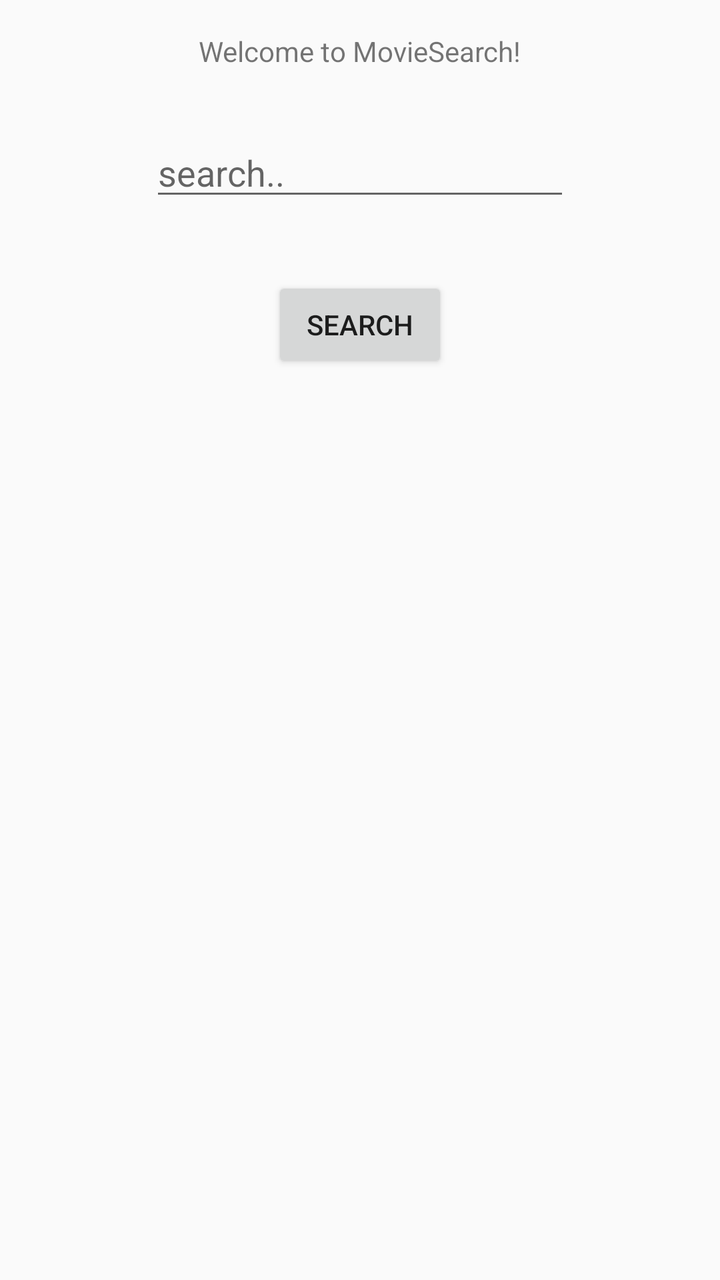
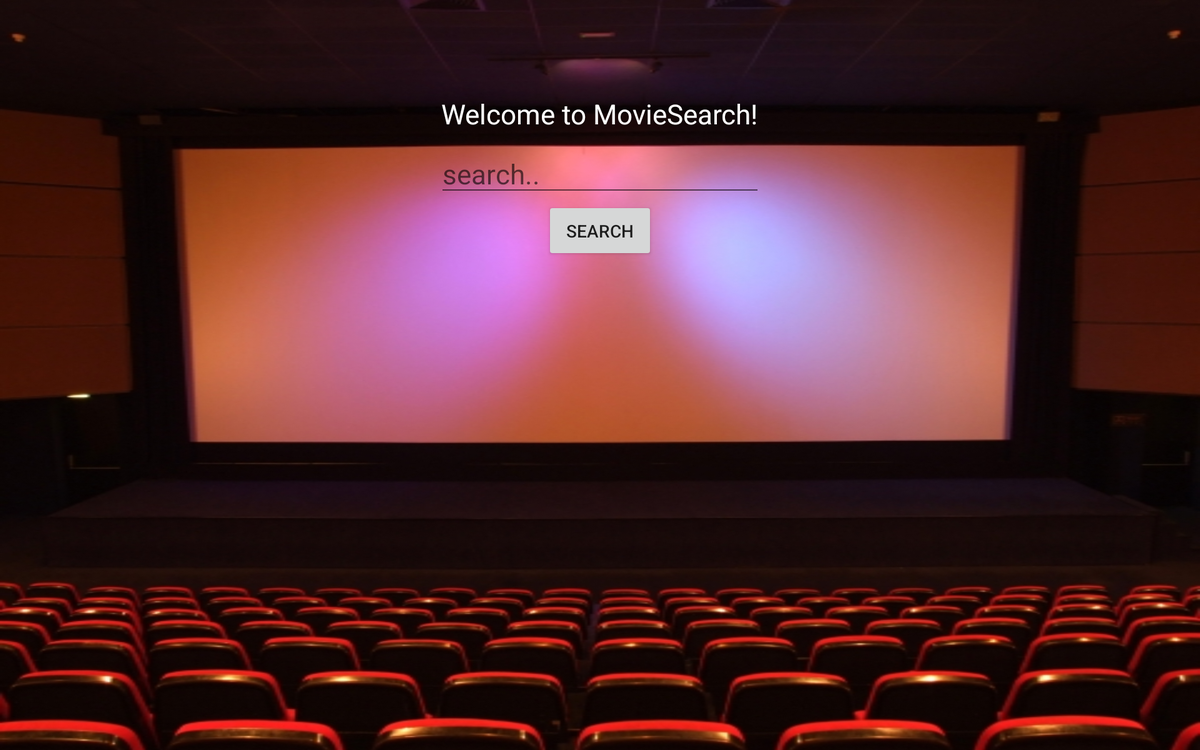

One screen, two layout resources from the same app: the default and the repository's alternative for another configuration. Each is rendered where Android would select it; the XML of both is given below.
<!-- AndroidManifest.xml: activity theme Theme.AppCompat.Light -->
<!-- res/layout/activity_main.xml -->
<RelativeLayout xmlns:android="http://schemas.android.com/apk/res/android"
    xmlns:tools="http://schemas.android.com/tools"
    android:layout_width="match_parent"
    android:layout_height="match_parent"
    android:paddingBottom="@dimen/activity_vertical_margin"
    android:paddingLeft="@dimen/activity_horizontal_margin"
    android:paddingRight="@dimen/activity_horizontal_margin"
    android:paddingTop="@dimen/activity_vertical_margin"
    tools:context=".MainActivity" >

    <TextView
        android:id="@+id/movie_textview"
        android:layout_width="wrap_content"
        android:layout_height="wrap_content"
        android:layout_alignParentTop="true"
        android:layout_centerHorizontal="true"
        android:layout_marginTop="16dp"
        android:text="@string/enter_a_movie_to_search" />

    <EditText
        android:id="@+id/movie_edittext"
        android:layout_width="wrap_content"
        android:layout_height="wrap_content"
        android:layout_below="@+id/movie_textview"
        android:layout_centerHorizontal="true"
        android:layout_marginTop="29dp"
        android:ems="10"
        android:hint="@string/enter_movie" />

    <TextView
        android:id="@+id/json_null"
        android:layout_width="wrap_content"
        android:layout_height="wrap_content"
        android:layout_below="@+id/movie_edittext"
        android:layout_centerHorizontal="true"
        android:layout_marginTop="14dp"
        android:textColor="@color/red" >
    </TextView>

    <Button
        android:id="@+id/search_button"
        android:layout_width="wrap_content"
        android:layout_height="wrap_content"
        android:layout_below="@+id/json_null"
        android:layout_centerHorizontal="true"
        android:text="@string/search_movie" />

</RelativeLayout>
<!-- resources referenced by this layout -->
<resources>
  <color name="red">#f7596a</color>
  <string name="enter_a_movie_to_search">Welcome to MovieSearch!</string>
  <string name="enter_movie">search..</string>
  <string name="search_movie">Search</string>
</resources>
<!-- res/layout-large-land/activity_main.xml (the repository's variant of the layout above) -->
<!-- drawn on a 7-inch tablet turned sideways -->
<RelativeLayout xmlns:android="http://schemas.android.com/apk/res/android"
    xmlns:tools="http://schemas.android.com/tools"
    android:layout_width="match_parent"
    android:layout_height="match_parent"
    android:background="@drawable/moviesearch_background"
    android:paddingBottom="@dimen/activity_vertical_margin"
    android:paddingLeft="@dimen/activity_horizontal_margin"
    android:paddingRight="@dimen/activity_horizontal_margin"
    android:paddingTop="@dimen/activity_vertical_margin"
    tools:context=".MainActivity" >

    <Button
        android:id="@+id/search_button"
        android:layout_width="wrap_content"
        android:layout_height="wrap_content"
        android:layout_below="@+id/movie_edittext"
        android:layout_centerHorizontal="true"
        android:text="@string/search_movie" />

    <EditText
        android:id="@+id/movie_edittext"
        android:layout_width="wrap_content"
        android:layout_height="wrap_content"
        android:layout_alignParentTop="true"
        android:layout_centerHorizontal="true"
        android:layout_marginTop="114dp"
        android:ems="10"
        android:hint="@string/enter_movie"
        android:textSize="22sp" />

    <TextView
        android:id="@+id/error"
        android:layout_width="wrap_content"
        android:layout_height="wrap_content"
        android:layout_below="@+id/search_button"
        android:layout_centerHorizontal="true"
        android:gravity="center"
        android:textColor="@android:color/white"
        android:textSize="22sp" />

    <TextView
        android:id="@+id/movie_textview"
        android:layout_width="wrap_content"
        android:layout_height="wrap_content"
        android:layout_alignBottom="@+id/movie_edittext"
        android:layout_centerHorizontal="true"
        android:layout_marginBottom="55dp"
        android:text="@string/enter_a_movie_to_search"
        android:textColor="@android:color/white"
        android:textSize="22sp" />

</RelativeLayout>
<!-- resources referenced by the variant -->
<!-- as a 7-inch tablet turned sideways resolves them -->
<resources>
  <!-- drawable moviesearch_background: jpg bitmap (drawable-hdpi, 178091 bytes) -->
  <string name="enter_a_movie_to_search">Welcome to MovieSearch!</string>
  <string name="enter_movie">search..</string>
  <string name="search_movie">Search</string>
</resources>
